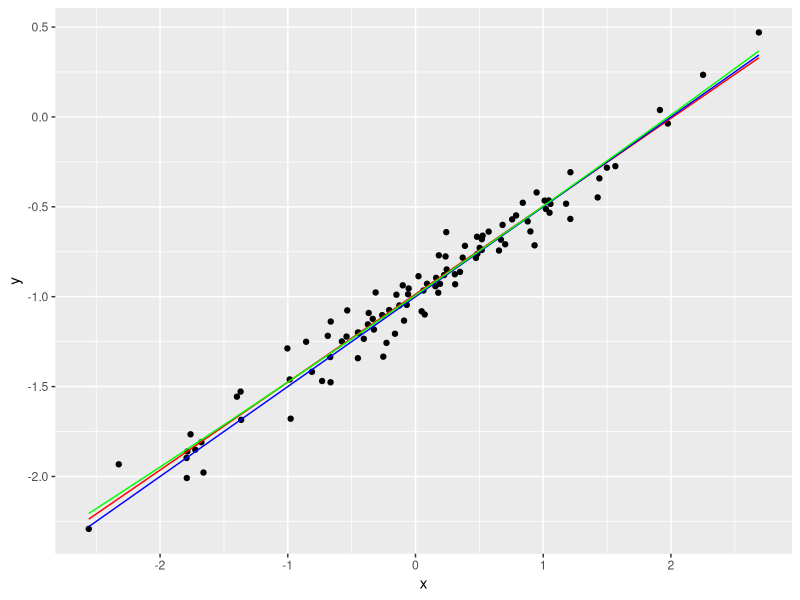

Write R code to recreate this figure.
library(ggplot2)

#FUNCION PARA ESTIMAR BETAS
estimar_beta <- function(y,...){
  unos<-rep(1,length(y))
  X<-cbind(unos,...)
  beta_sombrero<-c(solve(t(X)%*%X)%*%t(X)%*%y)
}

#DEFINO LOS VECTORES 
x<-rnorm(100)
epsilon<-rnorm(100,0,0.1) #PARA LOS ULTIMOS PUNTOS MODIFICAR LA VARIANZA 

#DEFINO RECTA
y<-(-1)+0.5*x+epsilon
p<-ggplot(data=NULL)+geom_point(aes(x,y))
b0<- -1
b1<- 0.5

#AJUSTE LINEAL
ajuste<-lm(y~x)
ajuste$coefficients
y_lineal<-ajuste$coefficients[1]+ajuste$coefficients[2]*x
p<-p + geom_line(aes(x,y_lineal),col='red')+
  geom_line(aes(x,-1+0.5*x),col='blue')

#AJUSTE CUADRATICO
beta_cuadratico<-estimar_beta(y,x,x*x)
y_cuadratico<- beta_cuadratico[1]+beta_cuadratico[2]*x+beta_cuadratico[3]*x*x

#PLOT DE LOS DATOS CON LAS REGRESIONES
p + geom_line(aes(x,y_cuadratico), col="green")

#CALCULO ERRORES CUADRATICOS MEDIOS Y ME FIJO CUAL ES MAYOR 
mse_lineal<-sum((y-y_lineal)*(y-y_lineal))/length(y)
mse_cuadratico<-sum((y-y_cuadratico)*(y-y_cuadratico))/length(y)
is_bigger<-mse_lineal>mse_cuadratico

#VARIANZA DE LO ESTIMADO 
sd(y)
sd(y_lineal)
sd(y_cuadratico)
